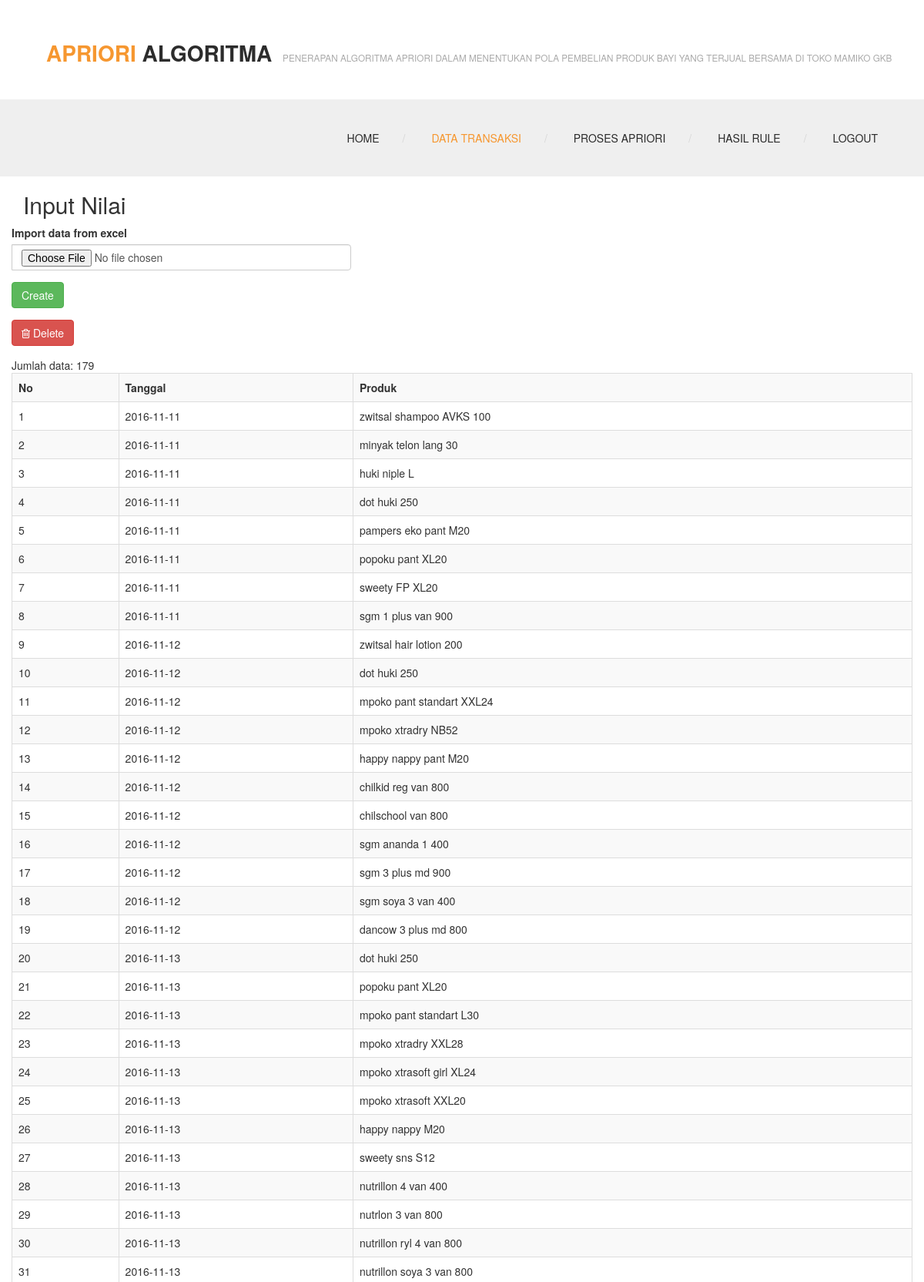
/index.php?menu=data_transaksi (signed in, upper part), run on the app's committed database.
### tables this page shows
CREATE TABLE `transaksi` (
  `id` int(11) NOT NULL AUTO_INCREMENT,
  `transaction_date` date DEFAULT NULL,
  `produk` text,
  PRIMARY KEY (`id`)
);

### database.php (called while the page is built, shortened)
<?php
class database {
    private $servername;
    private $user_db;
    private $password_db;
    private $database;
    private $koneksi;
    function database() {
        return $this->connect_db();
    }
    function load_conf_db() {
        $path = dirname(__FILE__) . '/koneksi.php';
        if (file_exists($path)) {
            $conf = include $path;
            $this->servername = @$conf['host'];
            $this->database = @$conf['dbname'];
            $this->user_db = @$conf['username'];
            $this->password_db = @$conf['password'];
        }
    }
    public function connect_db() {
        $this->koneksi = mysqli_connect($this->servername, $this->user_db, $this->password_db, $this->database);
        return $this->koneksi;
    }
    function db_query($sql) {
        $conn = $this->koneksi;
        return mysqli_query($conn, $sql);
    }
    function db_fetch_array($result) {
        return mysqli_fetch_array($result);
    }
    function db_num_rows($result) {
        return mysqli_num_rows($result);
    }
}
?>

### koneksi.php (called while the page is built)
<?php
return array(
    'host' => "localhost",
    'username' => "root",
    'password' => "",
    'dbname' => "apriori_toko",
);
?>

### data_transaksi.php (the view, shortened to what this page needs)
<?php
include_once "database.php";
?>
<section class="page_head">
    <div class="container">
        <div class="row">
            <div class="col-lg-12 col-md-12 col-sm-12">
                <div class="page_title">
                    <h2>Input Nilai</h2>
                </div>
            </div>
        </div>
    </div>
</section>
<?php
$db_object = new database();
        ?>
        <?php
$sql = "SELECT
        *
        FROM
         transaksi";
$query=$db_object->db_query($sql);
$jumlah=$db_object->db_num_rows($query);
?>
<div class="super_sub_content">
    <div class="container">
        <div class="row">
            <form method="post" enctype="multipart/form-data" action="">
                <div class="form-group">
                    <div class="input-group">
                        <label>Import data from excel</label>
                        <input name="file_data_transaksi" type="file" class="form-control">
                    </div>
                </div>
                <div class="form-group">
                    <input name="submit" type="submit" value="Create" class="btn btn-success">
                </div>
                <div class="form-group">
                    <button name="delete" type="submit"  class="btn btn-danger" >
                        <i class="fa fa-trash-o"></i> Delete
                    </button>
                </div>
            </form>
            <?php
            echo "Jumlah data: ".$jumlah."<br>";
            if($jumlah==0){
                    echo "Data kosong...";
            }
            else{
            ?>
            <table class='table table-bordered table-striped  table-hover'>
                <tr>
                <th>No</th>
                <th>Tanggal</th>
                <th>Produk</th>
                </tr>
                <?php
                    $no=1;
                    while($row=$db_object->db_fetch_array($query)){
                        echo "<tr>";
                            echo "<td>".$no."</td>";
                            echo "<td>".$row['transaction_date']."</td>";
                            echo "<td>".$row['produk']."</td>";
                        echo "</tr>";
                        $no++;
                    }
                    ?>
            </table>
            <?php
            }
            ?>
        </div>
    </div>
</div>

### index.php (shortened to what this page needs)
<!DOCTYPE html>
 <html class="no-js">
    <head>
        <link rel="stylesheet" href="css/bootstrap.css">
        <link rel="stylesheet" href="css/font-awesome.css">
        <link rel="stylesheet" href="css/templatemo-style.css">
        <link rel="stylesheet" href="scripts/bootstrap/bootstrap.min.css">
        <link rel="stylesheet" href="scripts/ionicons/css/ionicons.min.css">
        <link rel="stylesheet" href="import/daterangepicker/daterangepicker-bs3.css">
    </head>
    <body>
        <?php
        include "header.php";
        $menu = '';
        if (isset($_GET['menu'])) {
            $menu = $_GET['menu'];
        }
        if ($menu != '') {
            if (file_exists($menu.".php")) {
                include $menu.'.php';
            } else {
                include "not_found.php";
            }
        } else {
            include "home.php";
        }
        ?>
    </body>
</html>

### header.php (shortened to what this page needs)
<?php
$menu = '';
if(isset($_GET['menu'])){
    $menu = $_GET['menu'];
}
?>
<header class="site-header container-fluid">
            <div class="top-header">
                <div class="logo col-md-12 col-sm-12">
                    <h1><a href="index.php"><em>Apriori</em> Algoritma</a></h1>
                    <span>PENERAPAN ALGORITMA APRIORI DALAM MENENTUKAN
                        POLA PEMBELIAN PRODUK BAYI YANG TERJUAL
                         BERSAMA DI TOKO MAMIKO GKB</span>
                </div>
            </div>
            <div class="main-header">
                <div class="row">
                    <div class="main-header-left col-md-3 col-sm-6 col-xs-8">
                    </div>
                    <div class="menu-wrapper col-md-9 col-sm-6 col-xs-4">
                        <ul class="sf-menu hidden-xs hidden-sm">
                            <li <?php echo ($menu==''||$menu=='home')?"class='active'":""; ?> ><a href="index.php">Home</a></li>
                        <?php
                        if (empty($_SESSION['apriori_toko_id'])) {
                        ?>
                            <li><a href="login.php">Login</a></li>
                        <?php
                        }
                        else{
                        ?>
                            <li <?php echo ($menu=='data_transaksi')?"class='active'":""; ?> ><a href="index.php?menu=data_transaksi">Data Transaksi</a></li>
                            <li <?php echo ($menu=='proses_apriori')?"class='active'":""; ?>><a href="index.php?menu=proses_apriori">Proses Apriori</a></li>
                            <li <?php echo ($menu=='hasil_rule')?"class='active'":""; ?>><a href="index.php?menu=hasil_rule">Hasil Rule</a></li>
                            <li ><a href="logout.php">Logout</a></li>
                        <?php
                        }
                        ?>
                        </ul>
                    </div>
                </div>
            </div>
        </header>

### css/templatemo-style.css (style rules this page uses)
html, body, div, span, applet, object, iframe, h1, h2, h3, h4, h5, h6, p, blockquote, pre, a, abbr, acronym, address, big, cite, code, del, dfn, em, img, ins, kbd, q, s, samp, small, strike, strong, sub, sup, tt, var, b, u, i, center, dl, dt, dd, ol, ul, li, fieldset, form, label, legend, table, caption, tbody, tfoot, thead, tr, th, td, article, aside, canvas, details, embed, figure, figcaption, footer, header, hgroup, menu, nav, output, ruby, section, summary, time, mark, audio, video { margin: 0; padding: 0; border: 0; font-size: 100%; vertical-align: baseline; }
body { line-height: 1; }
ol, ul { list-style: none; }
table { border-collapse: collapse; border-spacing: 0; }
html { font-size: 100%; -webkit-text-size-adjust: 100%; -ms-text-size-adjust: 100%; }
article, aside, details, figcaption, figure, footer, header, hgroup, nav, section, img { display: block; }
button, input, select, textarea { font-size: 100%; margin: 0; vertical-align: baseline; *vertical-align: middle; }
button, input { line-height: normal; *overflow: visible; }
button, input[type="button"], input[type="reset"], input[type="submit"] { cursor: pointer; -webkit-appearance: button; }
.top-header .logo span, .section-header span, .team-member span, .project-infos span.project-subtitle, .post-masonry .blog-body span, .blog-info span.blog-meta, .comment-body span { font-size: .84em; color: #aaaaaa; }
body { font-family: "Roboto", sans-serif; font-size: .89em; line-height: 1.75; color: #777777; background-color: #efefef; text-rendering: optimizeLegibility; }
a { color: #f69730; text-decoration: none; -webkit-transition: all 200ms ease-in-out; -moz-transition: all 200ms ease-in-out; transition: all 200ms ease-in-out; }
h1, h2, h3, h4, h5, h6 { font-family: "Roboto Slab", serif; color: #2c2c2c; }
*, *:before, *:after { -moz-box-sizing: border-box; -webkit-box-sizing: border-box; box-sizing: border-box; }
button, input, select, textarea { border: 1px solid #d5d5d5; outline: 0; padding: 10px 12px; color: #aaaaaa; }
.site-header { position: relative; z-index: 8; }
.top-header { width: 100%; overflow: hidden; background-color: white; }
.top-header .logo { padding: 34px 0 34px 60px; }
.top-header .logo h1 { display: inline-block; font-size: 2em; text-transform: uppercase; font-weight: 700; }
.top-header .logo h1 em { font-style: normal; color: #f69730; }
.top-header .logo span { margin-left: 10px; }
.top-header a { color: #2c2c2c; }
.main-header { width: 100%; min-height: 96px; background-color: #efefef; padding: 30px 60px; }
.main-header .menu-wrapper { position: relative; z-index: 99; text-align: right; margin-top: 10px; }
.main-header .menu-wrapper ul li { display: inline; margin-left: 30px; position: relative; }
.main-header .menu-wrapper ul li:after { content: '/'; color: #d5d5d5; margin-left: 30px; }
.main-header .menu-wrapper ul li:last-child:after { content: ''; display: none; }
.main-header .menu-wrapper ul li a { text-transform: uppercase; font-weight: 500; padding: 30px 0; color: #2c2c2c; }
.main-header .menu-wrapper ul li.active a { color: #f69730; }
.container-fluid { padding: 0 !important; }

### data on the page
transaksi: transaction_date "2016-11-11", produk "zwitsal shampoo AVKS 100"
transaksi: transaction_date "2016-11-11", produk "minyak telon lang 30"
transaksi: transaction_date "2016-11-11", produk "huki niple L"
transaksi: transaction_date "2016-11-11", produk "dot huki 250"
transaksi: transaction_date "2016-11-11", produk "pampers eko pant M20"
transaksi: transaction_date "2016-11-11", produk "popoku pant XL20"
transaksi: transaction_date "2016-11-11", produk "sweety FP XL20"
transaksi: transaction_date "2016-11-11", produk "sgm 1 plus van 900"
transaksi: transaction_date "2016-11-12", produk "zwitsal hair lotion 200"
transaksi: transaction_date "2016-11-12", produk "dot huki 250"
transaksi: transaction_date "2016-11-12", produk "mpoko pant standart XXL24"
transaksi: transaction_date "2016-11-12", produk "mpoko xtradry NB52"
transaksi: transaction_date "2016-11-12", produk "happy nappy pant M20"
transaksi: transaction_date "2016-11-12", produk "chilkid reg van 800"
transaksi: transaction_date "2016-11-12", produk "chilschool van 800"
transaksi: transaction_date "2016-11-12", produk "sgm ananda 1 400"
transaksi: transaction_date "2016-11-12", produk "sgm 3 plus md 900"
transaksi: transaction_date "2016-11-12", produk "sgm soya 3 van 400"
transaksi: transaction_date "2016-11-12", produk "dancow 3 plus md 800"
transaksi: transaction_date "2016-11-13", produk "dot huki 250"
transaksi: transaction_date "2016-11-13", produk "popoku pant XL20"
transaksi: transaction_date "2016-11-13", produk "mpoko pant standart L30"
transaksi: transaction_date "2016-11-13", produk "mpoko xtradry XXL28"
transaksi: transaction_date "2016-11-13", produk "mpoko xtrasoft girl XL24"
transaksi: transaction_date "2016-11-13", produk "mpoko xtrasoft XXL20"
transaksi: transaction_date "2016-11-13", produk "happy nappy M20"
transaksi: transaction_date "2016-11-13", produk "sweety sns S12"
transaksi: transaction_date "2016-11-13", produk "nutrillon 4 van 400"
transaksi: transaction_date "2016-11-13", produk "nutrlon 3 van 800"
transaksi: transaction_date "2016-11-13", produk "nutrillon ryl 4 van 800"
transaksi: transaction_date "2016-11-13", produk "nutrillon soya 3 van 800"

### other printed values
$jumlah "179"
